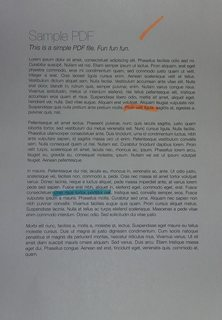
#> input picture 56905592-automatic-contrast-brightness/1.jpg, 222 x 320 px
$ python auto_contrast_brightness.py
#> lines starting #> are read from the running program, lines starting #| are printed output that depends on the picture
#> further down, image is the input picture: shape (320, 222, 3); mean B, G, R 132.2, 131.3, 129.7
import cv2
import numpy as np
from matplotlib import pyplot as plt
import imutils

# Automatic brightness and contrast optimization with optional histogram clipping
def automatic_brightness_and_contrast(image, clip_hist_percent=1):
#> called with clip_hist_percent = 1
    gray = cv2.cvtColor(image, cv2.COLOR_BGR2GRAY)

    # Calculate grayscale histogram
    hist = cv2.calcHist([gray],[0],None,[256],[0,256])
#> hist = 256 values, max 3299 at index 134, min 0 at index 0, mean 277.5
    hist_size = len(hist)
#> hist_size = 256

    # Calculate cumulative distribution from the histogram
    accumulator = []
    accumulator.append(float(hist[0]))
    for index in range(1, hist_size):
        accumulator.append(accumulator[index -1] + float(hist[index]))
#> after the loop, accumulator = 256 values from 0 to 71040

    # Locate points to clip
    maximum = accumulator[-1]
#> maximum = 71040
    clip_hist_percent *= (maximum/100.0)
#> clip_hist_percent = 710.4
    clip_hist_percent /= 2.0
#> clip_hist_percent = 355.2

    # Locate left cut
    minimum_gray = 0
    while accumulator[minimum_gray] < clip_hist_percent:
        minimum_gray += 1
#> this loop made 83 passes
#> after the loop, minimum_gray = 83

    # Locate right cut
    maximum_gray = hist_size -1
#> maximum_gray = 255
    while accumulator[maximum_gray] >= (maximum - clip_hist_percent):
        maximum_gray -= 1
#> this loop made 104 passes
#> maximum_gray on passes 1 to 12: 254, 253, 252, 251, 250, 249, 248, 247, 246, 245, 244, 243
#> after the loop, maximum_gray = 151

    # Calculate alpha and beta values
    alpha = 255 / (maximum_gray - minimum_gray)
#> alpha = 3.75
    beta = -minimum_gray * alpha
#> beta = -311.2

    # Calculate new histogram with desired range and show histogram
    new_hist = cv2.calcHist([gray],[0],None,[256],[minimum_gray,maximum_gray])
#> new_hist = 256 values, max 3299 at index 192, min 0 at index 1, mean 274
    plt.plot(hist)
    plt.plot(new_hist)
    plt.xlim([0,256])
    plt.show()
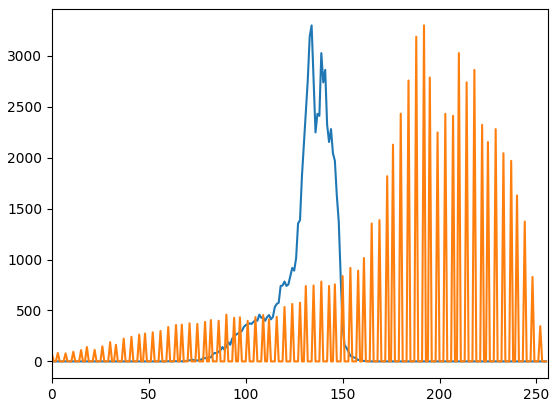
#> figure drawn by matplotlib, 1 panel; curve peaks at x = 134, y = 3299; curve peaks at x = 192, y = 3299

    auto_result = cv2.convertScaleAbs(image, alpha=alpha, beta=beta)
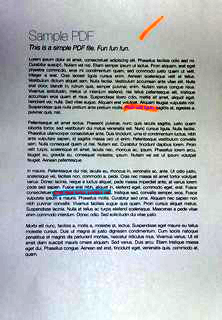
#> auto_result: shape (320, 222, 3); mean B, G, R 184.6, 181.2, 175.9
    return (auto_result, alpha, beta)

image = cv2.imread('1.jpg')
auto_result, alpha, beta = automatic_brightness_and_contrast(image)
#> alpha = 3.75; beta = -311.2
print('alpha', alpha)
#| alpha 3.75
print('beta', beta)
#| beta -311.25
cv2.imshow('auto_result', auto_result)
cv2.imwrite('auto_result.png', auto_result)
cv2.imshow('image', image)
cv2.waitKey()
